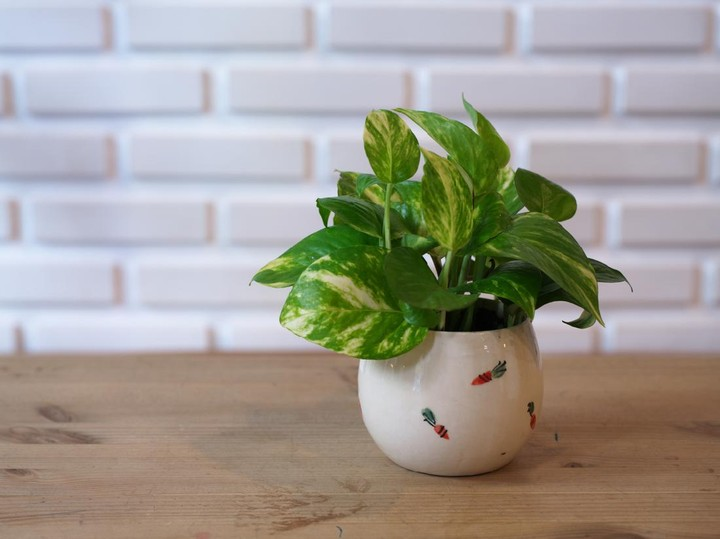
#> input picture tmn.jpeg, 720 x 539 px, found by its file name
$ python deteksi9.py
#> lines starting #> are read from the running program, lines starting #| are printed output that depends on the picture
# -*- coding: utf-8 -*-
"""Deteksi9.ipynb

Automatically generated by Colab.

Original file is located at
    https://colab.research.google.com/drive/1o1qziebF6X6lm-8aS7gPZvU58SyXwfEf
"""

import imageio.v3 as i
import matplotlib.pyplot as plt
import numpy as np

img = i.imread("/content/tmn.jpeg", mode ='F')
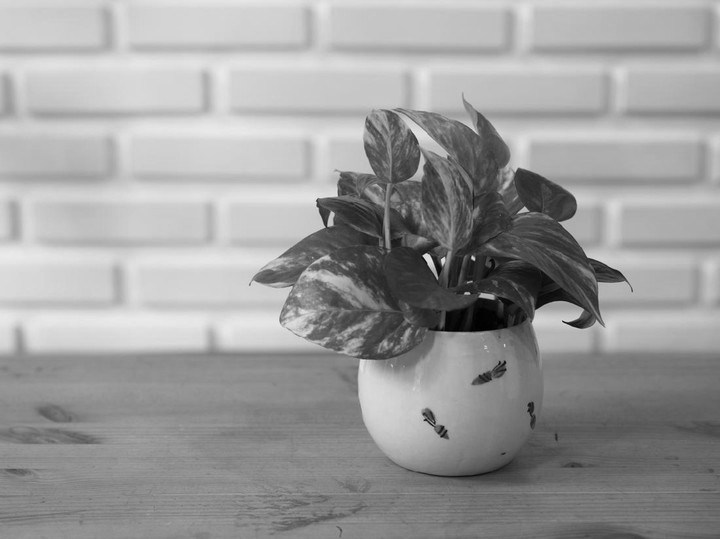
#> img: shape (539, 720) float32; min 0.587, max 238.1, mean 156.3

sobelX =np.array([
    [-1,0,1],
    [-2,0,2],
    [-1,0,1]
])

sobelY = np.array([
    [-1,-2,-1],
    [0,0,0],
    [1,2,1]
])

imgpad = np.pad(img,pad_width=1,mode='constant', constant_values=0)
Gx = np.zeros_like(img)
Gy = np.zeros_like(img)

for y in range(1, imgpad.shape[0]-1):
    for x in range(1, imgpad.shape[1]-1):
        area = imgpad[y-1:y+2,x-1:x+2]
        Gx[y-1,x-1] = np.sum(area * sobelX)
        Gy[y-1,x-1] = np.sum(area * sobelY)
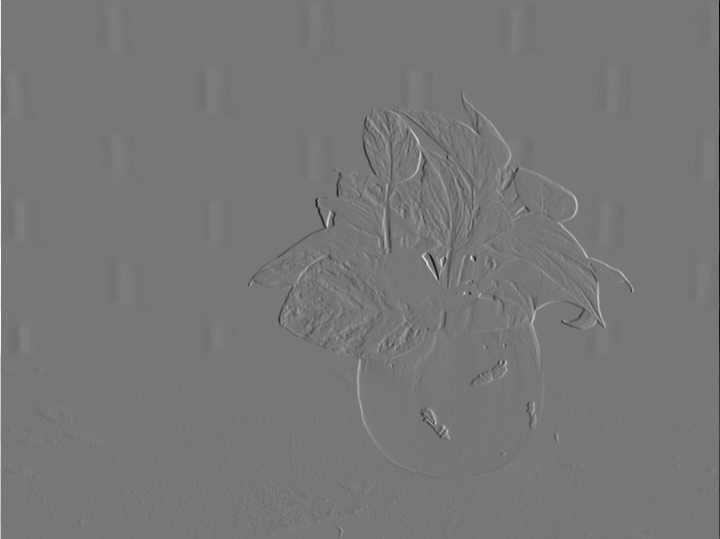
#> Gx: shape (539, 720) float32; min -827.1, max 935.2, mean -0.2; drawn with min black and max white
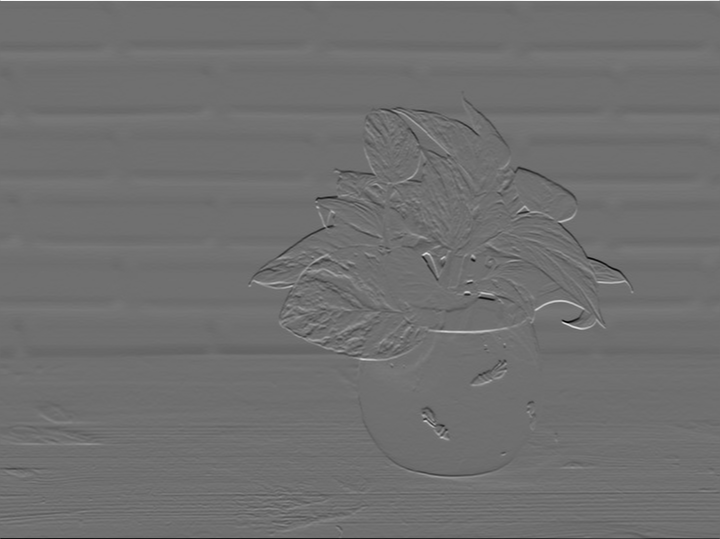
#> Gy: shape (539, 720) float32; min -718.8, max 916.2, mean -0.7; drawn with min black and max white

G = np.sqrt(Gx**2 + Gy**2)
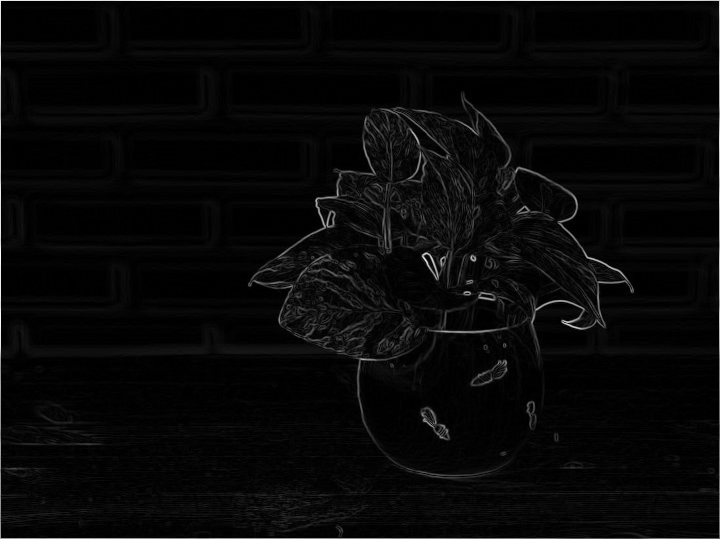
#> G: shape (539, 720) float32; min 0, max 935.2, mean 30.6; drawn with min black and max white
G = (G/G.max())*255
G = np.clip(G,0,255)
G = G.astype(np.uint8)

plt.figure(figsize=(10,10))

plt.subplot(2,2,1)
plt.imshow(img)

plt.subplot(2,2,2)
plt.imshow(Gx, cmap='gray')

plt.subplot(2,2,3)
plt.imshow(Gy, cmap='gray')

plt.subplot(2,2,4)
plt.imshow(G, cmap='gray')

plt.show()
